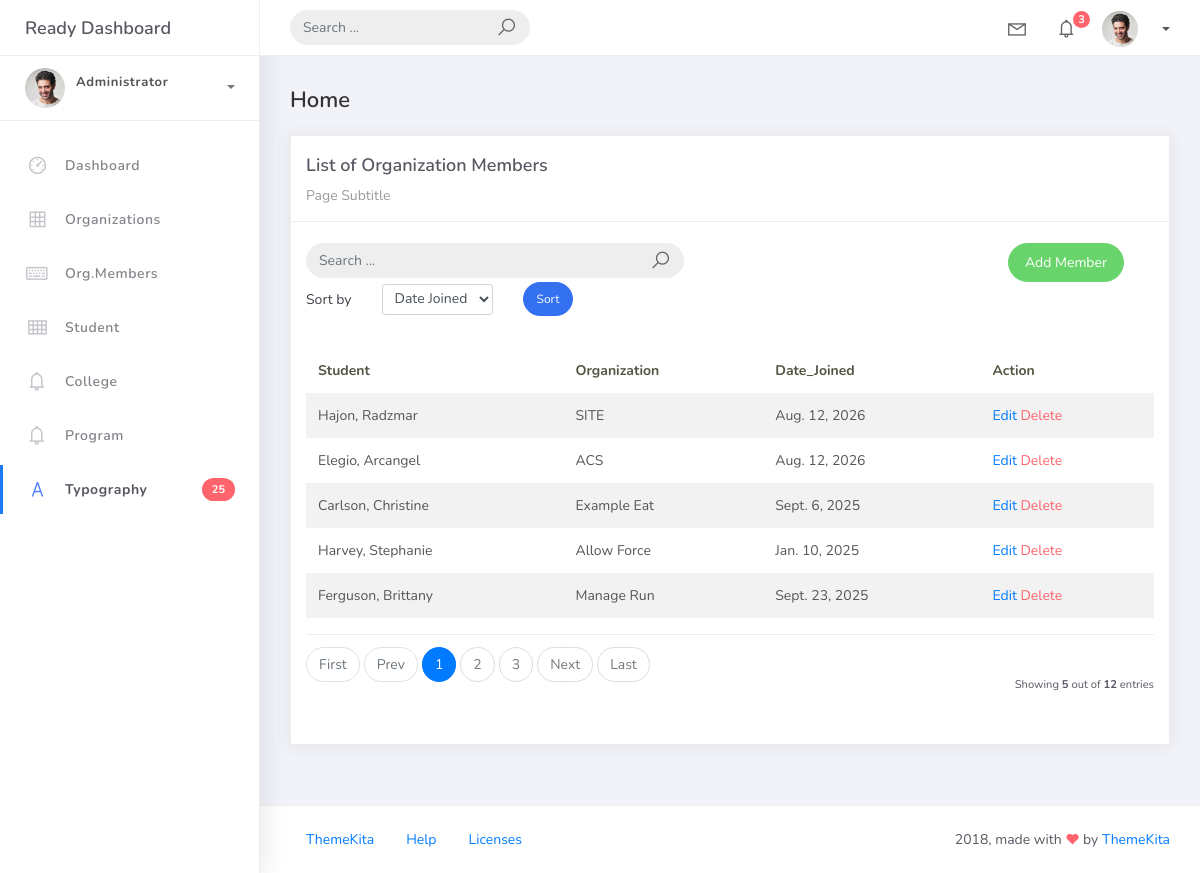
The app's page /organizationmember_list with its own data.
### studentorg/models.py (models this page shows, shortened)
class BaseModel(models.Model):
    created_at = models.DateTimeField(auto_now_add=True, db_index=True)
    updated_at = models.DateTimeField(auto_now=True)
    class Meta:
        abstract = True

class OrgMember(BaseModel):
    student = models.ForeignKey(Student, on_delete=models.CASCADE)
    organization = models.ForeignKey(Organization, on_delete=models.CASCADE)
    date_joined = models.DateField()

class Student(BaseModel):
    student_id = models.CharField(max_length=15)
    lastname = models.CharField(max_length=25)
    firstname = models.CharField(max_length=25)
    middlename = models.CharField(max_length=25, blank=True, null=True)
    program = models.ForeignKey(Program, on_delete=models.CASCADE)
    def __str__ (self):
        return f"{self.lastname}, {self.firstname}"

class Organization(BaseModel):
    name = models.CharField(max_length=250)
    college = models.ForeignKey(College, null=True, blank=True, on_delete=models.CASCADE)
    description = models.CharField(max_length=500)
    def __str__ (self):
        return self.name

### studentorg/views.py (the view)
# urls.py: path('organizationmember_list', OrganizationMemberList.as_view(), name='organizationmember-list'),
class OrganizationMemberList(ListView):
    model = OrgMember
    context_object_name = 'organizationmember'
    template_name = 'orgMem_list.html'
    paginate_by = 5
    def get_queryset(self):
        qs = super().get_queryset()
        query = self.request.GET.get('p')
        if query:
            qs = qs.filter(
                Q(date_joined__icontains=query)
                )
        return qs
    def get_ordering(self):
        allowed = ["student", "date_joined"]
        sort_by = self.request.GET.get("sort_by")
        if sort_by in allowed:
            return sort_by
        return "student"

### templates/orgMem_list.html (shortened to what this page needs)
{% extends 'base.html' %} {% load static %} {% block content %}
<div class="content">
    <div class="container-fluid">
        <h4 class="page-title">Home</h4>
        <div class="row">
            <div class="col-md-12">
                <div class="card">
                    <div class="card-header">
                        <div class="card-title">List of Organization Members</div>
                        <div class="card-category">Page Subtitle</div>
                    </div>
                        <br />
                        <div class="col-md-12 row">
                            <div class="col-md-6">
                                <form class="navbar-left navbar-form nav-search mr-md-3" action="{% url 'organizationmember-list' %}">
                                    <div class="input-group">
                                        <input type="text" placeholder="Search ..." class="form-control" name="p" />
                                        <div class="input-group-append">
                                        <span class="input-group-text">
                                            <i class="la la-search search-icon"></i>
                                        </span>
                                        </div>
                                    </div>
                                </form>
                            </div>
                            <div class="col-md-6">
                                <div class="pull-right">
                                    <a href="{% url 'organizationmember-add' %}" class="btn btn-success btn-rounded">Add Member</a>
                                </div>
                            </div>
                        </div>
                        <div class="col-md-12">
                            <form method="get" class="row g-2 align-items-center">
                                <div class="col-auto">
                                    <label for="smallSelect" class="col-form-label">Sort by</label>
                                </div>
                                <div class="col-auto">
                                    <select class="form-control form-control-sm" id="smallSelect" name="sort_by">
                                        <option value="student"
                                        >Date Joined</option>
                                    </select>
                                </div>
                                <div class="col-auto">
                                    <button type="submit" class="btn btn-primary btn-sm btn-rounded">
                                        Sort
                                    </button>
                                </div>
                            </form>
                        </div>
                    <div class="card-body">
                        <table class="table table-striped mt-3">
                            <thead>
                                <tr>
                                    <th scope="col">Student</th>
                                    <th scope="col">Organization</th>
                                    <th scope="col">Date_Joined</th>
                                    <th scope="col">Action</th>
                                </tr>
                            </thead>
                            <tbody>
                                {% for object in object_list %}
                                <tr>
                                    <td>{{ object.student }}</td>
                                    <td>{{ object.organization }}</td>
                                    <td>{{ object.date_joined }}</td>
                                    <td>
                                        <a href="organizationmember_list/{{object.id}}">Edit</a>
                                        <a href="organizationmember_list/{{ object.id }}/delete" class="text-danger">Delete</a>
                                    </td>
                                </tr>
                                {% empty %}
                                <tr>
                                    <td colspan="4" style="text-align: center">
                                        <p class="text-sm font-weight-bold mb-0">No Records Found</p>
                                    </td>
                                </tr>
                                {% endfor %}
                            </tbody>
                        </table>
                        {% include 'includes/pagination.html' %}
                    </div>
                </div>
            </div>
        </div>
    </div>
</div>
{% endblock %}

### records on screen
OrgMember: student "Hajon, Radzmar", organization "SITE", date_joined "Aug. 12, 2026"
OrgMember: student "Elegio, Arcangel", organization "ACS", date_joined "Aug. 12, 2026"
OrgMember: student "Carlson, Christine", organization "Example Eat", date_joined "Sept. 6, 2025"
OrgMember: student "Harvey, Stephanie", organization "Allow Force", date_joined "Jan. 10, 2025"
OrgMember: student "Ferguson, Brittany", organization "Manage Run", date_joined "Sept. 23, 2025"

### other values on screen
{{ page_num }} "1"
{{ page_num }} "2" "3"
{{ object_list.count }} "5"
{{ paginator.count }} "12"
